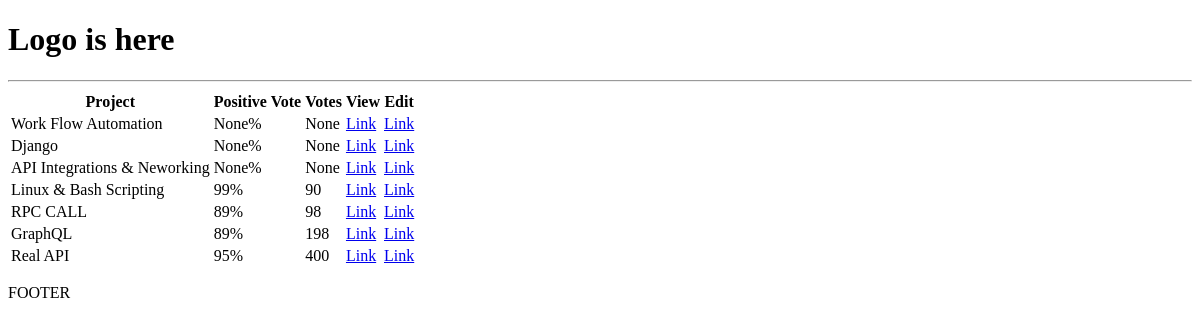
The app's page /, older data.
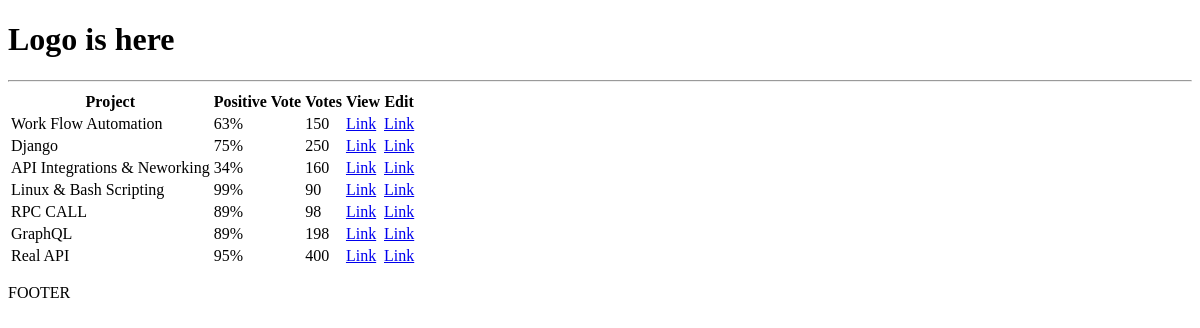
The same page, newer data.
### projects/models.py (models this page shows, shortened)
class Project(models.Model):
    title = models.CharField(max_length=200)
    description = models.TextField(null=True, blank=True)
    demo_link = models.CharField(max_length=200, null=True, blank=True)
    source_link = models.CharField(max_length=2000, null=True, blank=True)
    tags = models.ManyToManyField('Tag', blank=True)
    vote_total = models.IntegerField(null=True, blank=True)
    vote_ratio = models.IntegerField(null=True, blank=True)
    created = models.DateTimeField(auto_now_add=True)
    id = models.UUIDField(default=uuid.uuid4, unique=True, primary_key=True, editable=False)

### projects/views.py (the view)
# urls.py: path('', include('projects.urls'))
def projects(request):
    projects = Project.objects.all()
    context = {'projects': projects }
    return render(request, 'projects/projects.html', context)

### projects/templates/projects/projects.html (shortened to what this page needs)
<!DOCTYPE html>
<html lang="en">
    <head>
    </head>
    <body>
        {% extends 'main.html' %}
        {% block content %}
        <table>
            <tr>
                <th>Project</th>
                <th>Positive Vote</th>
                <th>Votes</th>
                <th>View</th>
                <th>Edit</th>
            </tr>
            {% for project in projects %}
            <tr>
                <td>{{project.title}}</td>
                <td>{{project.vote_ratio}}%</td>
                <td>{{project.vote_total}}</td>
                <td><a href= "{% url 'project' project.id %}">Link</a></td>
                <td><a href= "{% url 'update-project' project.id %}">Link</a></td>
            </tr>
            {% endfor %}
        </table>
        {% endblock content %}

Row changes from the older to the newer data that the page shows:
changed Project "Work Flow Automation": vote_ratio "None" → "63"; vote_total "None" → "150"
changed Project "Django": vote_ratio "None" → "75"; vote_total "None" → "250"
changed Project "API Integrations & Neworking": vote_ratio "None" → "34"; vote_total "None" → "160"
